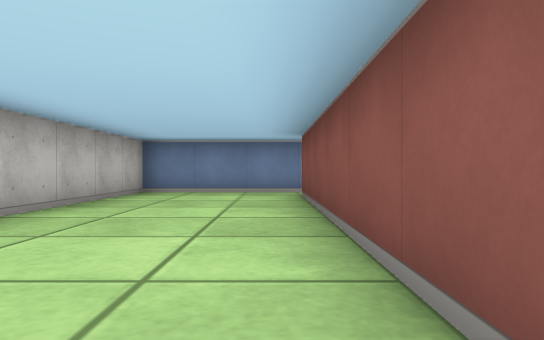
View 1 (above)

12 first-person views from a walk through a cub3D maze. The camera is about half as high as the walls, looks level and sees 70° across. The floor is counted in squares. Each view is taken from the middle of a square. On the plan, view 1 faces up. The plan holds only what a view shows up to about 9 squares ahead; the rest is blank.

View 2
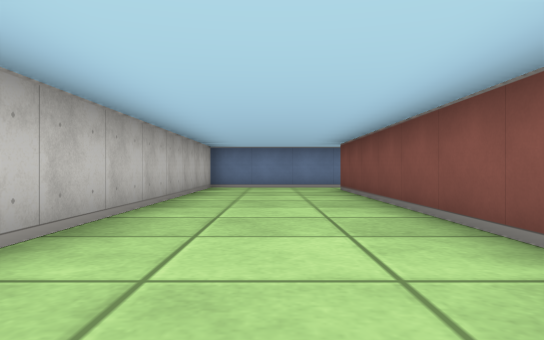

View 3
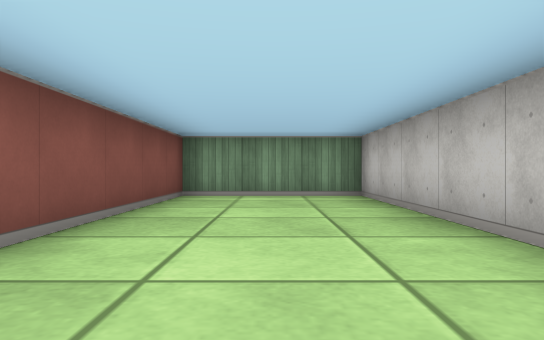

View 4
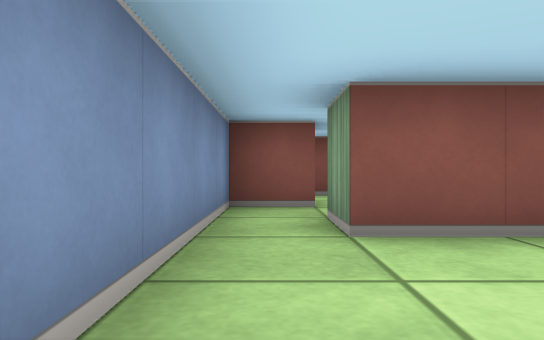

View 5
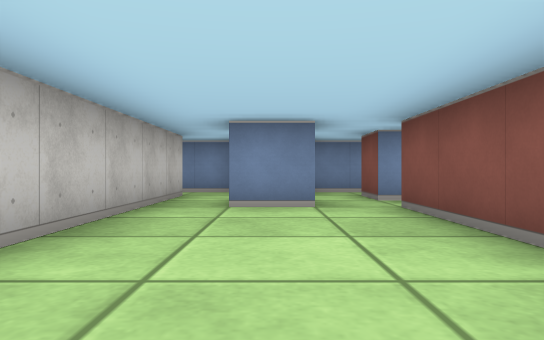

View 6
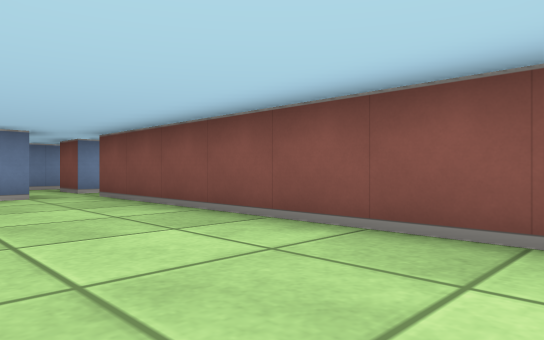

View 7
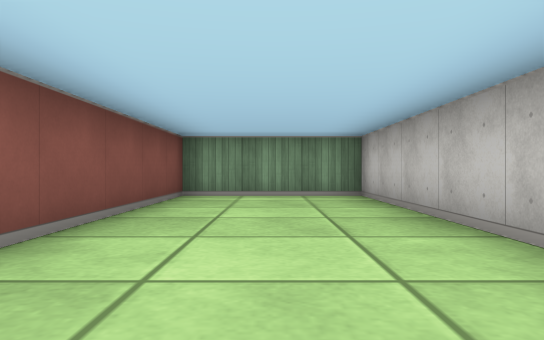

View 8
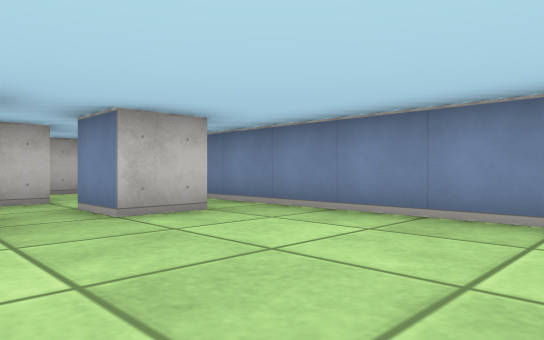

View 9
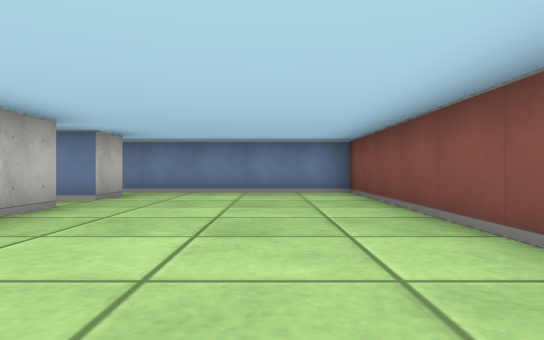

View 10
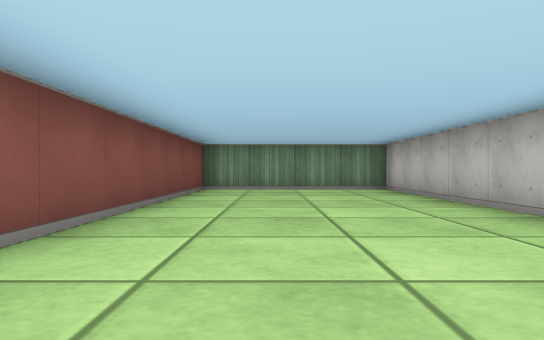

View 11
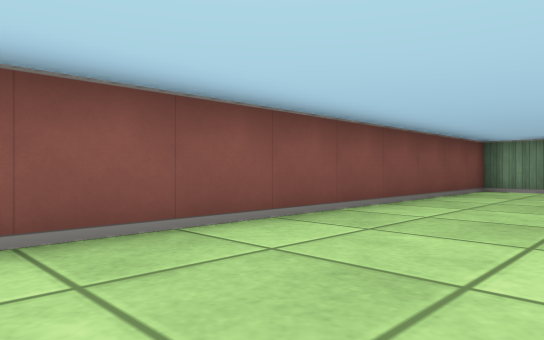

View 12
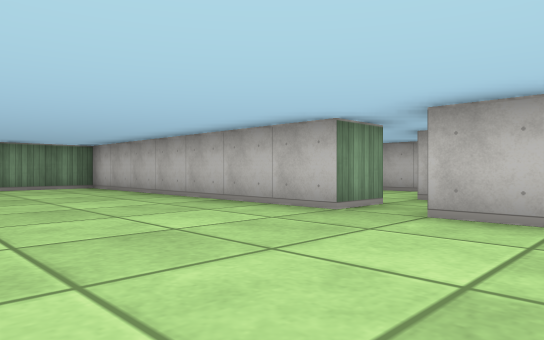

### Floor plan
Ten units are one square. View 1 is at (0, 0); x grows to the right and y downward. Boxes are objects, and circles mark ways between rooms. Rooms are numbered by the first view taken in them; rooms with no view inside come last. Other rooms are left out.
<svg viewBox="-30 -80 130 110">
<path fill="none" stroke="#000" d="M15 -75 -25 -75 -25 25 5 25 5 -65 15 -65M35 -55 35 -45 25 -45M55 -66 55 -55 45 -55 45 -65M25 -65 25 -75 15 -75M15 -65 15 25 45 25 45 -45 55 -45 55 25 95 25 95 -75 38 -75"/>
<circle cx="10" cy="-70" r="3" fill="#2a7"/>
<text x="-10" y="-30">1</text>
<text x="60" y="-30">2</text>
</svg>
Room 1 opens to room 2.

Where each view was taken, in squares from view 1:
view 1: 0 up, 0 right, facing up
view 2: 2 down, 1 left, facing up
view 3: 4 up, 1 left, facing down
view 4: 7 up, 2 left, facing right
view 5: 0 up, 3 right, facing up
view 6: 2 down, 2 right, facing up-right
view 7: 4 up, 3 right, facing down
view 8: 4 up, 9 right, facing up-left
view 9: 0 up, 8 right, facing up
view 10: 6 up, 8 right, facing down
view 11: 6 up, 7 right, facing down-right
view 12: 7 up, 9 right, facing down-left
